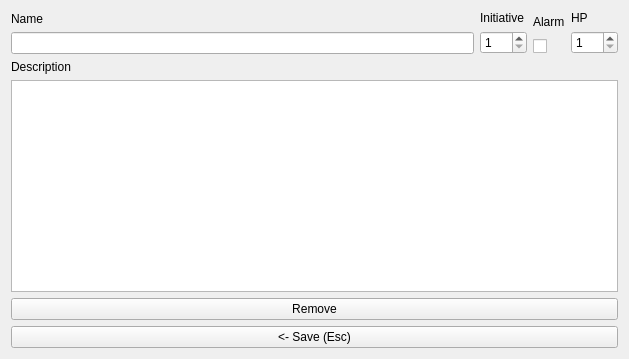
<?xml version="1.0" encoding="UTF-8"?>
<ui version="4.0">
 <class>Player</class>
 <widget class="QDialog" name="Player">
  <property name="windowModality">
   <enum>Qt::WindowModal</enum>
  </property>
  <property name="geometry">
   <rect>
    <x>0</x>
    <y>0</y>
    <width>629</width>
    <height>359</height>
   </rect>
  </property>
  <property name="sizePolicy">
   <sizepolicy hsizetype="Minimum" vsizetype="Fixed">
    <horstretch>0</horstretch>
    <verstretch>0</verstretch>
   </sizepolicy>
  </property>
  <property name="minimumSize">
   <size>
    <width>629</width>
    <height>0</height>
   </size>
  </property>
  <property name="maximumSize">
   <size>
    <width>629</width>
    <height>16777215</height>
   </size>
  </property>
  <property name="contextMenuPolicy">
   <enum>Qt::DefaultContextMenu</enum>
  </property>
  <property name="windowTitle">
   <string>Add/Remove Players or Simple NPCs</string>
  </property>
  <property name="styleSheet">
   <string notr="true"/>
  </property>
  <property name="modal">
   <bool>false</bool>
  </property>
  <layout class="QVBoxLayout" name="verticalLayout">
   <item>
    <layout class="QHBoxLayout" name="horizontalLayout_head">
     <item>
      <layout class="QVBoxLayout" name="verticalLayout_name">
       <item>
        <widget class="QLabel" name="label_name">
         <property name="text">
          <string>Name</string>
         </property>
        </widget>
       </item>
       <item>
        <widget class="QLineEdit" name="lineEdit_name"/>
       </item>
      </layout>
     </item>
     <item>
      <layout class="QVBoxLayout" name="verticalLayout_inititive">
       <item>
        <widget class="QLabel" name="label_inititive">
         <property name="sizePolicy">
          <sizepolicy hsizetype="Minimum" vsizetype="Preferred">
           <horstretch>0</horstretch>
           <verstretch>0</verstretch>
          </sizepolicy>
         </property>
         <property name="text">
          <string>Initiative</string>
         </property>
        </widget>
       </item>
       <item>
        <widget class="QSpinBox" name="spinBox_initiative">
         <property name="minimum">
          <number>1</number>
         </property>
         <property name="maximum">
          <number>999</number>
         </property>
         <property name="singleStep">
          <number>1</number>
         </property>
         <property name="value">
          <number>1</number>
         </property>
        </widget>
       </item>
      </layout>
     </item>
     <item>
      <layout class="QVBoxLayout" name="verticalLayout_2">
       <item>
        <widget class="QLabel" name="label_alarm">
         <property name="sizePolicy">
          <sizepolicy hsizetype="Minimum" vsizetype="Preferred">
           <horstretch>0</horstretch>
           <verstretch>0</verstretch>
          </sizepolicy>
         </property>
         <property name="toolTip">
          <string>When advancing initiative creates a pop-up for this item.</string>
         </property>
         <property name="text">
          <string>Alarm</string>
         </property>
        </widget>
       </item>
       <item>
        <widget class="QCheckBox" name="checkBox_initiative_alarm">
         <property name="toolTip">
          <string>When advancing initiative creates a pop-up for this item.</string>
         </property>
         <property name="text">
          <string/>
         </property>
        </widget>
       </item>
      </layout>
     </item>
     <item>
      <layout class="QVBoxLayout" name="verticalLayout_hp">
       <item>
        <widget class="QLabel" name="label_hp">
         <property name="sizePolicy">
          <sizepolicy hsizetype="Minimum" vsizetype="Preferred">
           <horstretch>0</horstretch>
           <verstretch>0</verstretch>
          </sizepolicy>
         </property>
         <property name="text">
          <string>HP</string>
         </property>
        </widget>
       </item>
       <item>
        <widget class="QSpinBox" name="spinBox_hp">
         <property name="minimum">
          <number>1</number>
         </property>
         <property name="maximum">
          <number>999</number>
         </property>
         <property name="singleStep">
          <number>1</number>
         </property>
        </widget>
       </item>
      </layout>
     </item>
    </layout>
   </item>
   <item>
    <widget class="QLabel" name="label">
     <property name="text">
      <string>Description</string>
     </property>
    </widget>
   </item>
   <item>
    <widget class="QTextEdit" name="textEdit_description">
     <property name="minimumSize">
      <size>
       <width>0</width>
       <height>150</height>
      </size>
     </property>
     <property name="focusPolicy">
      <enum>Qt::StrongFocus</enum>
     </property>
     <property name="tabChangesFocus">
      <bool>true</bool>
     </property>
    </widget>
   </item>
   <item>
    <layout class="QHBoxLayout" name="horizontalLayout">
     <item>
      <widget class="QPushButton" name="pushButton_delete">
       <property name="sizePolicy">
        <sizepolicy hsizetype="Minimum" vsizetype="Minimum">
         <horstretch>0</horstretch>
         <verstretch>0</verstretch>
        </sizepolicy>
       </property>
       <property name="minimumSize">
        <size>
         <width>0</width>
         <height>0</height>
        </size>
       </property>
       <property name="text">
        <string>Remove</string>
       </property>
       <property name="autoDefault">
        <bool>false</bool>
       </property>
      </widget>
     </item>
    </layout>
   </item>
   <item>
    <widget class="QPushButton" name="pushButton_back">
     <property name="text">
      <string>&lt;- Save (Esc)</string>
     </property>
     <property name="autoDefault">
      <bool>false</bool>
     </property>
    </widget>
   </item>
  </layout>
 </widget>
 <resources/>
 <connections/>
</ui>
